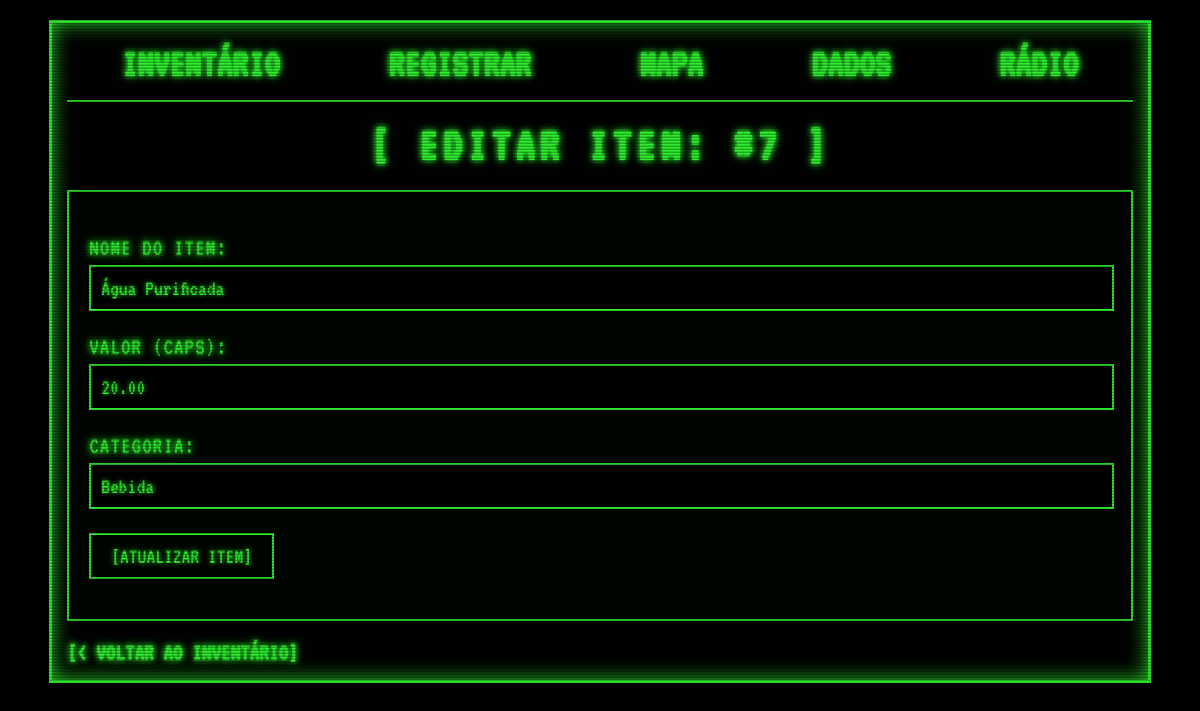
The app's page /index.php?acao=editar&id=7 with its own data.
### tables this page shows
CREATE TABLE `produtos` (
  `id` int(11) NOT NULL,
  `nome` varchar(255) NOT NULL,
  `preco` decimal(10,2) NOT NULL,
  `categoria` varchar(100) DEFAULT NULL
);

### models/Produto.php (called while the page is built, shortened)
<?php
class Produto {
    private $pdo;
    public function __construct($pdo) {
        $this->pdo = $pdo;
    }
    public function buscarPorId($id) {
        $stmt = $this->pdo->prepare("SELECT * FROM produtos WHERE id = ?");
        $stmt->execute([$id]);
        return $stmt->fetch(PDO::FETCH_ASSOC);
    }
}
?>

### views/editar.php (the view, shortened to what this page needs)
<h1>[ EDITAR ITEM: #<?= $produto['id'] ?> ]</h1>
<form action="index.php?acao=editar&id=<?= $produto['id'] ?>" method="POST">
    <p>
        <label>NOME DO ITEM:</label>
        <input type="text" name="nome" value="<?= htmlspecialchars($produto['nome']) ?>" required>
    </p>
    <p>
        <label>VALOR (CAPS):</label>
        <input type="number" step="1" name="preco" value="<?= htmlspecialchars($produto['preco']) ?>" required>
    </p>
    <p>
        <label>CATEGORIA:</label>
        <input type="text" name="categoria" value="<?= htmlspecialchars($produto['categoria']) ?>">
    </p>
    <p>
        <button type="submit">[ATUALIZAR ITEM]</button>
    </p>
</form>
<div class="voltar">
    <a href="index.php"></a>
</div>

### css/style.css (style rules this page uses)
body::after { content: " "; display: block; position: fixed; top: 0; left: 0; bottom: 0; right: 0; background: repeating-linear-gradient( to bottom, transparent 0%, rgba(0, 0, 0, 0.4) 100% 2px ); background-size: 100% 3px; pointer-events: none; z-index: 999; animation: flicker 0.15s infinite; }
body { background-color: #000000; color: #32FF32; font-family: 'VT323', monospace; font-size: 22px; text-transform: uppercase; text-shadow: 0 0 5px #32FF32, 0 0 10px #32FF32; }
h1 { text-align: center; font-size: 48px; letter-spacing: 5px; margin: 10px 0 20px 0; }
a { color: #32FF32; text-decoration: none; font-weight: bold; }
form { border: 2px solid #32FF32; padding: 20px; margin-top: 20px; background-color: rgba(0, 20, 0, 0.2); }
form p { margin-bottom: 20px; font-size: 24px; }
label { display: block; margin-bottom: 5px; letter-spacing: 1px; }
input[type="text"], input[type="number"] { background-color: #000; color: #32FF32; border: 2px solid #32FF32; padding: 10px; font-family: 'VT323', monospace; font-size: 22px; width: 98%; text-shadow: 0 0 5px #32FF32; }
button { background-color: transparent; color: #32FF32; border: 2px solid #32FF32; padding: 10px 20px; font-family: 'VT323', monospace; font-size: 22px; text-transform: uppercase; cursor: pointer; text-shadow: 0 0 5px #32FF32; margin-right: 15px; }
.voltar { font-size: 24px; margin-top: 20px; display: inline-block; }
.voltar a::before { content: "[< VOLTAR AO INVENTÁRIO]"; }

### records on screen
produtos: id "7", nome "Água Purificada", preco "20.00", categoria "Bebida"
